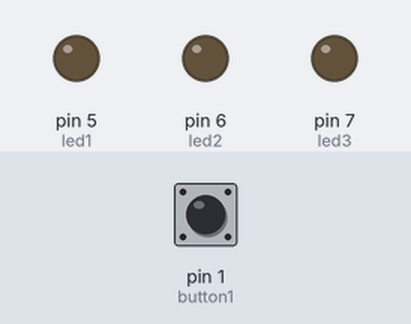
A sketch run on a simulated Arduino Uno, built with avr-gcc and run on an emulated ATmega328P. On the bench: output pins drawn as LEDs (lit = HIGH). Inputs (shaded band) come from the test bench; at power-on: pin 1 (button1) LOW.

Above: at 1.2 s.
1.3 s: pin 1 (button1) pulled HIGH for 0.15 s
At 1.37 s:
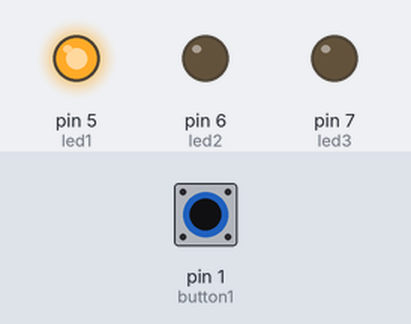
2.9 s: pin 1 (button1) pulled HIGH for 3.2 s
At 6.7 s:
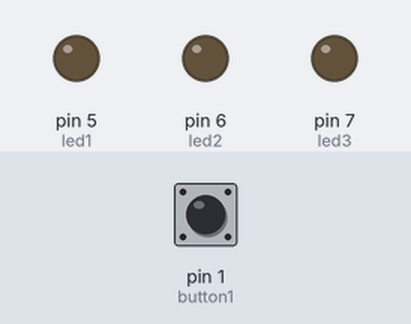
Timing chart, 0 to 8.2 s (numbered marks = the images above; inputs shaded):
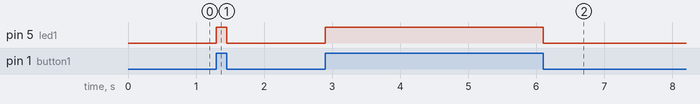

Measured:
- after the input at 1.3 s, pin 5 (led1): LOW → HIGH at once, → LOW 0.15 s later
- after the input at 2.9 s, pin 5 (led1): LOW → HIGH at once, → LOW 3.2 s later

The sketch:

Objectified_Init_controller_test.ino
```cpp
int led1 = 5;
int led2 = 6;
int led3 = 7;
int button1 = 1;
int button2 = 2;
int button3 = 3;
int buttonState1 = 0;
int buttonState2 = 0;
int buttonState3 = 0;
int lastReading1 = 0;

void setup()
{
  pinMode(led1, OUTPUT);
  pinMode(led2, OUTPUT);
  pinMode(led3, OUTPUT);
  pinMode(button1, INPUT);
  pinMode(button2, INPUT);
  pinMode(button3, INPUT);
}

void loop()
{
    buttonState1=digitalRead(button1);
    if(buttonState1 == HIGH ){
         digitalWrite(led1, HIGH);
    }
    else{
        digitalWrite(led1, LOW);
    }
}
```
